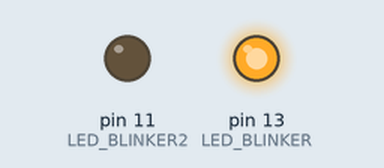
A sketch run on a simulated Arduino Uno, built with avr-gcc and run on an emulated ATmega328P. Shown: output pins drawn as LEDs (lit = HIGH).

Above: at 1.0 s.
At 2.5 s:
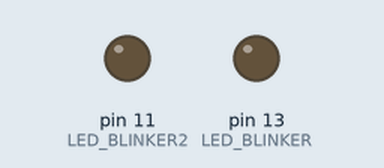
At 3.5 s:
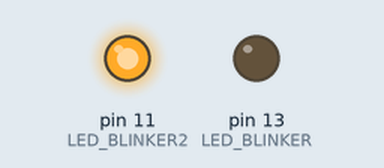
At 4.5 s:
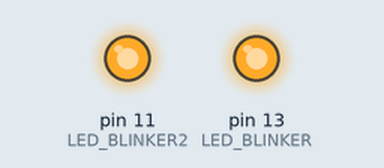
Timing chart, 0 to 5.2 s (numbered marks = the images above):
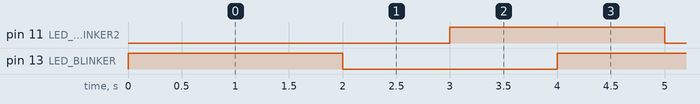

The sketch:

Blink.ino
```cpp
#define LED_BLINKER 13
#define LED_BLINKER2 11
#define POT 0


void setup() {
  pinMode(LED_BLINKER, OUTPUT);
  pinMode(LED_BLINKER2, OUTPUT);


}

void loop() {
  digitalWrite(LED_BLINKER, HIGH);
  delay(1000);
  digitalWrite(LED_BLINKER2, LOW);
  delay(1000);
  digitalWrite(LED_BLINKER, LOW);
  delay(1000);
  digitalWrite(LED_BLINKER2, HIGH);
  delay(1000);

}
```

Measured:
- by itself, pin 11 (LED_BLINKER2), pin 13 (LED_BLINKER): alternates HIGH for 2.0 s and LOW for 2.0 s
- by itself, everything shown: repeats every 4.0 s, in 4 steps
